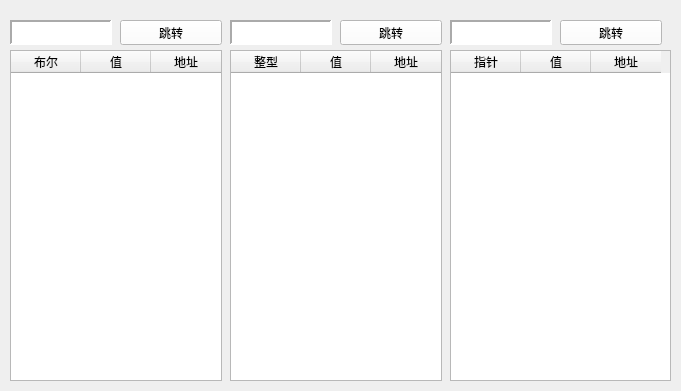
    <widget class="QWidget" name="widget_6" native="true">
     <property name="enabled">
      <bool>true</bool>
     </property>
     <property name="geometry">
      <rect>
       <x>0</x>
       <y>0</y>
       <width>681</width>
       <height>391</height>
      </rect>
     </property>
     <widget class="QTableWidget" name="listview_var_1">
      <property name="geometry">
       <rect>
        <x>10</x>
        <y>50</y>
        <width>212</width>
        <height>331</height>
       </rect>
      </property>
      <attribute name="horizontalHeaderDefaultSectionSize">
       <number>70</number>
      </attribute>
      <attribute name="verticalHeaderVisible">
       <bool>false</bool>
      </attribute>
      <attribute name="verticalHeaderDefaultSectionSize">
       <number>20</number>
      </attribute>
      <column>
       <property name="text">
        <string>布尔</string>
       </property>
      </column>
      <column>
       <property name="text">
        <string>值</string>
       </property>
      </column>
      <column>
       <property name="text">
        <string>地址</string>
       </property>
      </column>
     </widget>
     <widget class="QTableWidget" name="listview_var_2">
      <property name="geometry">
       <rect>
        <x>230</x>
        <y>50</y>
        <width>212</width>
        <height>331</height>
       </rect>
      </property>
      <attribute name="horizontalHeaderDefaultSectionSize">
       <number>70</number>
      </attribute>
      <attribute name="verticalHeaderVisible">
       <bool>false</bool>
      </attribute>
      <attribute name="verticalHeaderDefaultSectionSize">
       <number>20</number>
      </attribute>
      <column>
       <property name="text">
        <string>整型</string>
       </property>
      </column>
      <column>
       <property name="text">
        <string>值</string>
       </property>
      </column>
      <column>
       <property name="text">
        <string>地址</string>
       </property>
      </column>
     </widget>
     <widget class="QTableWidget" name="listview_var_3">
      <property name="geometry">
       <rect>
        <x>450</x>
        <y>50</y>
        <width>221</width>
        <height>331</height>
       </rect>
      </property>
      <attribute name="horizontalHeaderDefaultSectionSize">
       <number>70</number>
      </attribute>
      <attribute name="verticalHeaderVisible">
       <bool>false</bool>
      </attribute>
      <attribute name="verticalHeaderDefaultSectionSize">
       <number>20</number>
      </attribute>
      <column>
       <property name="text">
        <string>指针</string>
       </property>
      </column>
      <column>
       <property name="text">
        <string>值</string>
       </property>
      </column>
      <column>
       <property name="text">
        <string>地址</string>
       </property>
      </column>
     </widget>
     <widget class="QTextEdit" name="var_input_1">
      <property name="geometry">
       <rect>
        <x>10</x>
        <y>20</y>
        <width>102</width>
        <height>25</height>
       </rect>
      </property>
      <property name="font">
       <font>
        <family>微软雅黑</family>
        <pointsize>9</pointsize>
       </font>
      </property>
      <property name="styleSheet">
       <string notr="true">background-color:rgb(255, 255, 255);
color:rgb(0,0,0);</string>
      </property>
      <property name="frameShape">
       <enum>QFrame::Panel</enum>
      </property>
      <property name="lineWidth">
       <number>2</number>
      </property>
      <property name="verticalScrollBarPolicy">
       <enum>Qt::ScrollBarAlwaysOff</enum>
      </property>
      <property name="horizontalScrollBarPolicy">
       <enum>Qt::ScrollBarAlwaysOff</enum>
      </property>
     </widget>
     <widget class="QTextEdit" name="var_input_2">
      <property name="geometry">
       <rect>
        <x>230</x>
        <y>20</y>
        <width>102</width>
        <height>25</height>
       </rect>
      </property>
      <property name="font">
       <font>
        <family>微软雅黑</family>
        <pointsize>9</pointsize>
       </font>
      </property>
      <property name="styleSheet">
       <string notr="true">background-color:rgb(255, 255, 255);
color:rgb(0,0,0);</string>
      </property>
      <property name="frameShape">
       <enum>QFrame::Panel</enum>
      </property>
      <property name="lineWidth">
       <number>2</number>
      </property>
      <property name="verticalScrollBarPolicy">
       <enum>Qt::ScrollBarAlwaysOff</enum>
      </property>
      <property name="horizontalScrollBarPolicy">
       <enum>Qt::ScrollBarAlwaysOff</enum>
      </property>
     </widget>
     <widget class="QTextEdit" name="var_input_3">
      <property name="geometry">
       <rect>
        <x>450</x>
        <y>20</y>
        <width>102</width>
        <height>25</height>
       </rect>
      </property>
      <property name="font">
       <font>
        <family>微软雅黑</family>
        <pointsize>9</pointsize>
       </font>
      </property>
      <property name="styleSheet">
       <string notr="true">background-color:rgb(255, 255, 255);
color:rgb(0,0,0);</string>
      </property>
      <property name="frameShape">
       <enum>QFrame::Panel</enum>
      </property>
      <property name="lineWidth">
       <number>2</number>
      </property>
      <property name="verticalScrollBarPolicy">
       <enum>Qt::ScrollBarAlwaysOff</enum>
      </property>
      <property name="horizontalScrollBarPolicy">
       <enum>Qt::ScrollBarAlwaysOff</enum>
      </property>
     </widget>
     <widget class="QPushButton" name="var_input_4">
      <property name="geometry">
       <rect>
        <x>120</x>
        <y>20</y>
        <width>102</width>
        <height>25</height>
       </rect>
      </property>
      <property name="styleSheet">
       <string notr="true">background-color:rgb(255, 255, 255);
color:rgb(0,0,0);</string>
      </property>
      <property name="text">
       <string>跳转</string>
      </property>
     </widget>
     <widget class="QPushButton" name="var_input_5">
      <property name="geometry">
       <rect>
        <x>340</x>
        <y>20</y>
        <width>102</width>
        <height>25</height>
       </rect>
      </property>
      <property name="styleSheet">
       <string notr="true">background-color:rgb(255, 255, 255);
color:rgb(0,0,0);</string>
      </property>
      <property name="text">
       <string>跳转</string>
      </property>
     </widget>
     <widget class="QPushButton" name="var_input_6">
      <property name="geometry">
       <rect>
        <x>560</x>
        <y>20</y>
        <width>102</width>
        <height>25</height>
       </rect>
      </property>
      <property name="styleSheet">
       <string notr="true">background-color:rgb(255, 255, 255);
color:rgb(0,0,0);</string>
      </property>
      <property name="text">
       <string>跳转</string>
      </property>
     </widget>
    </widget>
